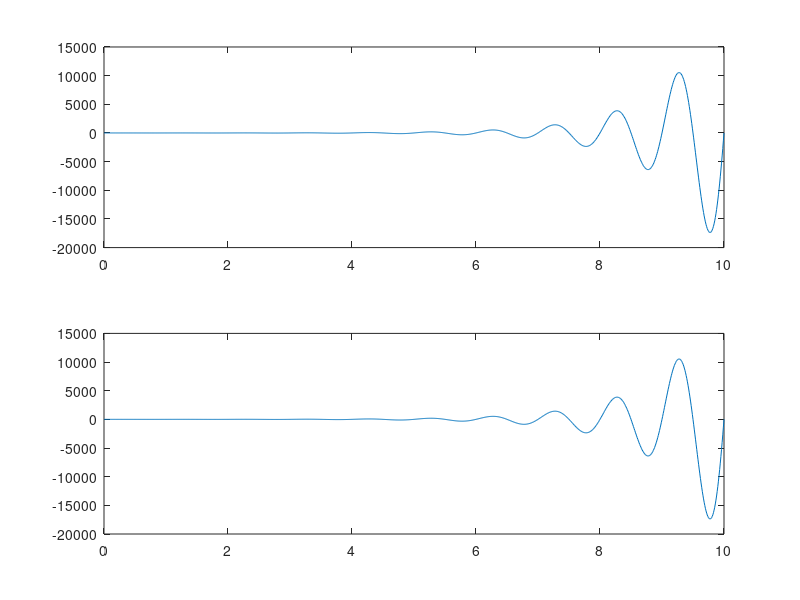

This figure's MATLAB source:
% Practice Opportunity 1
% Author: Peter Dobbs
clear
% 1) Cartesian to Polar
%    a)
%       i) (1 + 3j)
            [angle,r]=cart2pol(real(1+3j),imag(1+3j));
%      ii) (4 - 3j)
            [angle,r]=cart2pol(real(4-3j),imag(4-3j));
%     iii) (sqrt(2) - sqrt(2)j
            [angle,r]=cart2pol(real(sqrt(2)-sqrt(2)*1i),imag(sqrt(2)-sqrt(2)*1i));
%      iv) (-3)
            [angle,r]=cart2pol(-3,0);
%       v) (3j)
            [angle,r]=cart2pol(0,3);
%    b)
%       i) (3)*exp(j*(pi)/3)
            [real,img]=pol2cart(3,pi/3);
%      ii) (sqrt(2)*exp(-j*(pi)/4))
            [real,img]=pol2cart(sqrt(2),-pi/4);
%     iii) (-2)*angle(pi)
            [real,img]=pol2cart(-2,pi);
%      iv) (-1/3)*angle(pi/4)
            [real,img]=pol2cart(-1/3,pi/4);
% 2)
%    a) (4 + 3j) + (-6 + 2j)
        z = (4+3j)+(-6+2j); 
%    b) (4 + 3j) - (-6 + 2j)
        z = (4+3j)-(-6+2j);
%    c) (4 + 3j) * (-6 + 2j)
        z = (4+3j)*(-6+2j);
%    d) (4 + 3j) / (-6 + 2j)
        z = (4+3j)/(-6+2j);
% 3)
%    a) (sqrt(5)*exp(j*(pi)/4))^2
        z = (sqrt(5)*exp(1i*pi/4))*(sqrt(5)*exp(1i*pi/4));
%    b) (sqrt(2)*exp(j*(pi)/4)) / (sqrt(2)*exp(-j*(pi)/2))
        z = (sqrt(2)*exp(1i*pi/4))*(sqrt(2)*exp(-1i*pi/2));
%    c) (3)*exp(-j*(pi)/4) + (3)*exp(-j*pi)
        z = (3)*exp(-1i*(pi)/4) + (3)*exp(-1i*pi);
%    d) (-2)*exp(j*(pi)/2) - (4)*exp(j*(pi))
        z = (-2)*exp(1i*(pi)/2) - (4)*exp(1i*(pi));
% 4)
        t = 0:0.01:10;
%    a) s(t) = 3*exp(-j*pi*t)
        s1 = 3*exp(-1i*pi*t);
        plot(t,s1)
%    b) s(t) = (5*exp(j*pi/3))*exp(10*j*pi*t)
        s2 = (5*exp(1i*pi/3))*exp(10*1i*pi*t);
        plot(t,s2)
%    c) s(t) = 2*exp(pi/3)*exp(2*j*pi*t)
        s3 = 2*exp(pi/3)*exp(2*1i*pi*t);
        plot(t,s3)
%    d) s(t) = 6*exp(t*pi/3)
        s4 = 6*exp(t*pi/3);
        plot(t,s4)
% B22
%    a) x1 = real(2*exp((-1 + j*2*pi)*t))
        x1 = 2*exp((1i*pi*2-1)*t);
        plot(t,x1)
%    b) x2 = imag(3 - exp((1-j*2*pi)*t))
        x2 = 3-exp((1-1i*2*pi)*t);
%    c) x3 = 3 - imag(exp((1-j*2*pi)*t))
        x3 = exp((1-1i*2*pi)*t);
        subplot(2,1,1),plot(t,imag(x2))
        subplot(2,1,2),plot(t,(3-imag(x3)))
%EOF